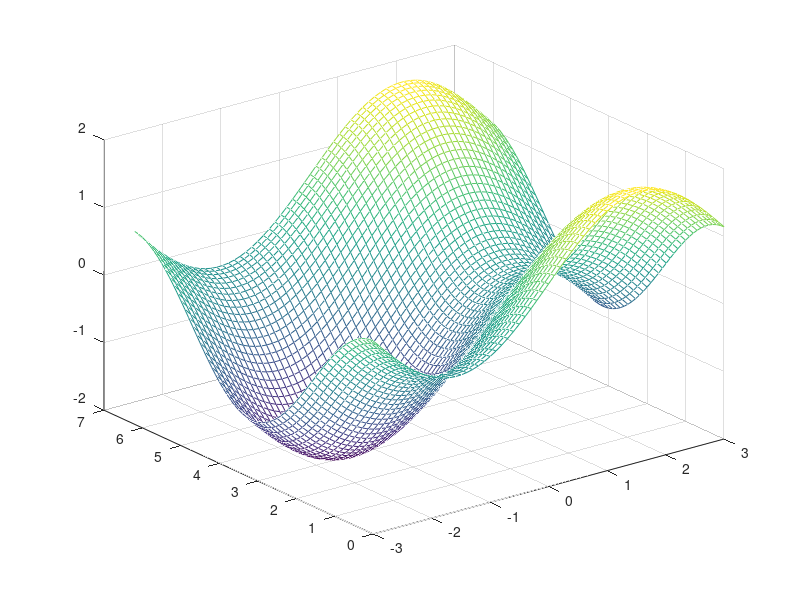

The MATLAB source for this figure:
% 绘制二元函数的三维网格图
x = -3: 0.1: 3;
y = 0: 0.1: 2 * pi;
[x, y] = meshgrid(x, y);
z = sin(x) + cos(y);
mesh(x, y, z);